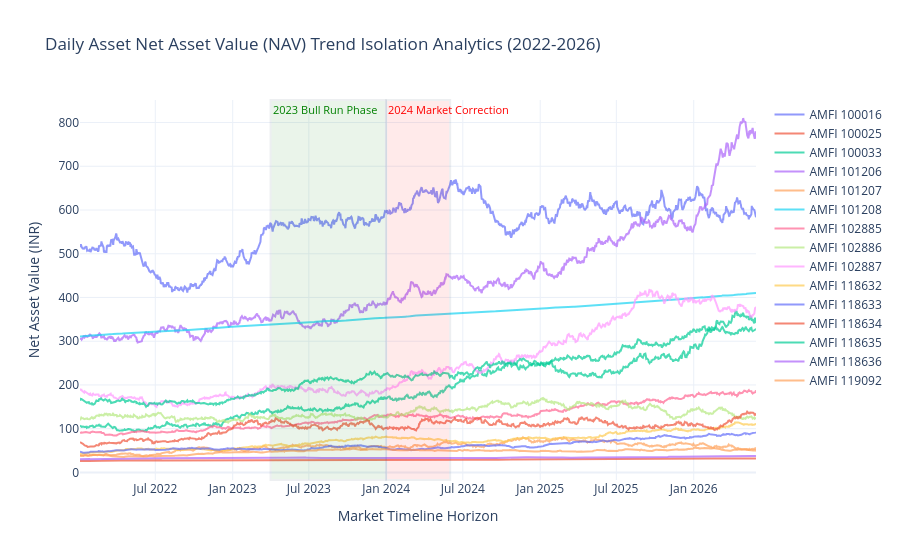

Here is the notebook cell this chart was saved with:
### Code cell
# Cell 2: NAV Trend Analysis with Market Phase Shading
# Now that we confirmed 'fact_nav' exists, let's query it directly
nav_df = pd.read_sql_query("SELECT date, nav, amfi_code FROM fact_nav", conn)

# Clean and parse date metrics
nav_df['date'] = pd.to_datetime(nav_df['date'])

# Pivot data layout securely 
nav_pivot = nav_df.pivot(index='date', columns='amfi_code', values='nav').ffill()

# Initialize an interactive Plotly figure
fig = go.Figure()

# Plot line charts for the first 15 funds to avoid visual clutter
for amfi_code in nav_pivot.columns[:15]:
    fig.add_trace(go.Scatter(
        x=nav_pivot.index, 
        y=nav_pivot[amfi_code], 
        mode='lines', 
        name=f"AMFI {amfi_code}", 
        opacity=0.7
    ))

# 🟩 Add Green Shaded Shading for the 2023 Bull Run
fig.add_vrect(
    x0="2023-04-01", x1="2023-12-31", 
    fillcolor="green", opacity=0.08, 
    annotation_text="2023 Bull Run Phase", 
    annotation_position="top left",
    annotation_font=dict(size=11, color="green")
)

# 🟥 Add Red Shaded Shading for the 2024 Market Corrections
fig.add_vrect(
    x0="2024-01-01", x1="2024-06-01", 
    fillcolor="red", opacity=0.08, 
    annotation_text="2024 Market Correction", 
    annotation_position="top left",
    annotation_font=dict(size=11, color="red")
)

# Set polish layout updates
fig.update_layout(
    title="Daily Asset Net Asset Value (NAV) Trend Isolation Analytics (2022-2026)",
    xaxis_title="Market Timeline Horizon",
    yaxis_title="Net Asset Value (INR)",
    template="plotly_white",
    hovermode="x unified"
)

fig.show()

# Export static copy to your local charts storage folder
try:
    fig.write_image("../reports/charts/01_nav_trends.png", width=1200, height=600)
    print("✔ Chart 01 successfully generated and exported as PNG!")
except:
    print("💡 Chart is visible above! (PNG auto-export skipped since kaleido module isn't loaded yet)")

### Figure 1 — Plotly figure (JSON) as saved in the notebook; plotly's stock layout.template omitted (floating-point values rounded to 4 significant figures; data arrays with more than 128 entries replaced by an {"elided": "..."} marker saying what was removed)
{"data": [{"mode": "lines", "name": "AMFI 100016", "opacity": 0.7, "type": "scatter", "x": {"elided": "1150 str values"}, "y": {"elided": "1150 float values"}}, {"mode": "lines", "name": "AMFI 100025", "opacity": 0.7, "type": "scatter", "x": {"elided": "1150 str values"}, "y": {"elided": "1150 float values"}}, {"mode": "lines", "name": "AMFI 100033", "opacity": 0.7, "type": "scatter", "x": {"elided": "1150 str values"}, "y": {"elided": "1150 float values"}}, {"mode": "lines", "name": "AMFI 101206", "opacity": 0.7, "type": "scatter", "x": {"elided": "1150 str values"}, "y": {"elided": "1150 float values"}}, {"mode": "lines", "name": "AMFI 101207", "opacity": 0.7, "type": "scatter", "x": {"elided": "1150 str values"}, "y": {"elided": "1150 float values"}}, {"mode": "lines", "name": "AMFI 101208", "opacity": 0.7, "type": "scatter", "x": {"elided": "1150 str values"}, "y": {"elided": "1150 float values"}}, {"mode": "lines", "name": "AMFI 102885", "opacity": 0.7, "type": "scatter", "x": {"elided": "1150 str values"}, "y": {"elided": "1150 float values"}}, {"mode": "lines", "name": "AMFI 102886", "opacity": 0.7, "type": "scatter", "x": {"elided": "1150 str values"}, "y": {"elided": "1150 float values"}}, {"mode": "lines", "name": "AMFI 102887", "opacity": 0.7, "type": "scatter", "x": {"elided": "1150 str values"}, "y": {"elided": "1150 float values"}}, {"mode": "lines", "name": "AMFI 118632", "opacity": 0.7, "type": "scatter", "x": {"elided": "1150 str values"}, "y": {"elided": "1150 float values"}}, {"mode": "lines", "name": "AMFI 118633", "opacity": 0.7, "type": "scatter", "x": {"elided": "1150 str values"}, "y": {"elided": "1150 float values"}}, {"mode": "lines", "name": "AMFI 118634", "opacity": 0.7, "type": "scatter", "x": {"elided": "1150 str values"}, "y": {"elided": "1150 float values"}}, {"mode": "lines", "name": "AMFI 118635", "opacity": 0.7, "type": "scatter", "x": {"elided": "1150 str values"}, "y": {"elided": "1150 float values"}}, {"mode": "lines", "name": "AMFI 118636", "opacity": 0.7, "type": "scatter", "x": {"elided": "1150 str values"}, "y": {"elided": "1150 float values"}}, {"mode": "lines", "name": "AMFI 119092", "opacity": 0.7, "type": "scatter", "x": {"elided": "1150 str values"}, "y": {"elided": "1150 float values"}}], "layout": {"annotations": [{"font": {"color": "green", "size": 11}, "showarrow": false, "text": "2023 Bull Run Phase", "x": "2023-04-01", "xanchor": "left", "xref": "x", "y": 1, "yanchor": "top", "yref": "y domain"}, {"font": {"color": "red", "size": 11}, "showarrow": false, "text": "2024 Market Correction", "x": "2024-01-01", "xanchor": "left", "xref": "x", "y": 1, "yanchor": "top", "yref": "y domain"}], "hovermode": "x unified", "shapes": [{"fillcolor": "green", "opacity": 0.08, "type": "rect", "x0": "2023-04-01", "x1": "2023-12-31", "xref": "x", "y0": 0, "y1": 1, "yref": "y domain"}, {"fillcolor": "red", "opacity": 0.08, "type": "rect", "x0": "2024-01-01", "x1": "2024-06-01", "xref": "x", "y0": 0, "y1": 1, "yref": "y domain"}], "title": {"text": "Daily Asset Net Asset Value (NAV) Trend Isolation Analytics (2022-2026)"}, "xaxis": {"title": {"text": "Market Timeline Horizon"}}, "yaxis": {"title": {"text": "Net Asset Value (INR)"}}}}
